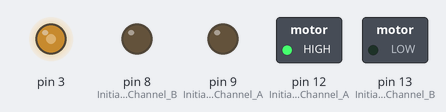
A sketch run on a simulated Arduino Uno, built with avr-gcc and run on an emulated ATmega328P. Shown: switched loads named in the sketch (green lamp = pin HIGH), output pins drawn as LEDs (lit = HIGH).

Above: at 0.05 s.
At 2.25 s:
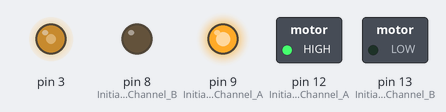
At 4.5 s:
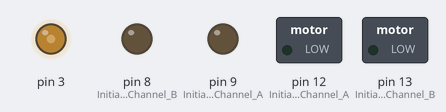
At 8.95 s:
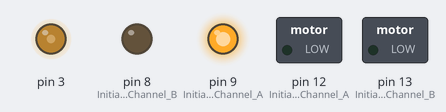
Timing chart, 0 to 11.7 s (numbered marks = the images above):
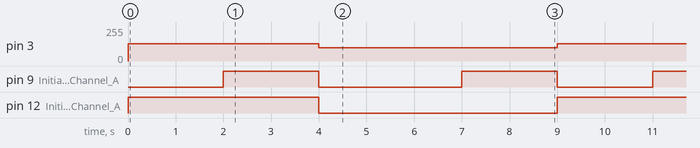

The sketch:

motorshield.ino
```cpp
void setup() {

  //Setup Channel A
  pinMode(12, OUTPUT); //Initiates Motor Channel A
  pinMode(9, OUTPUT); //Initiates Brake Channel A


 //Setup Channel B
  pinMode(13, OUTPUT); //Initiates Motor Channel B
  pinMode(8, OUTPUT); //Initiates Brake Channel B
}

void loop(){

  //Drive motor A
  digitalWrite(12, HIGH); //High is forward direction, use low for backwards
  digitalWrite(9, LOW);   //Disengage the Brake
  analogWrite(3, 130);   //Spins the motor at full speed use different values between 0 and 255 for speed

  delay(2000);

  digitalWrite(9, HIGH); //Engage the Brake

  delay(2000);

  //Drive motor A backwards slowly
  digitalWrite(12, LOW); //Low is backwards direction, use High for forwards
  digitalWrite(9, LOW);   //Disengage the Brake
  analogWrite(3, 100);   //Spins the motor at low speed use different values between 0 and 255 for speed

  delay(3000);

  digitalWrite(9, HIGH); //Engage the Brake

  delay(2000);

}
```

Measured:
- by itself, pin 3: alternates 130/255 for 4.0 s and 100/255 for 5.0 s
- by itself, pin 9 (Initiates_Brake_Channel_A): repeats every 9.0 s: LOW 3.0 s, HIGH 2.0 s, LOW 2.0 s, HIGH 2.0 s
- by itself, pin 12 (Initiates_Motor_Channel_A): alternates HIGH for 4.0 s and LOW for 5.0 s
